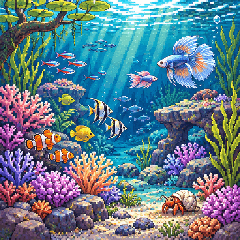
#> input picture PocketWorld/design/assets/aquarium-mature.png, 240 x 240 px, given in place of nature-young.png, which was not available
$ python build_lcd_art.py out.png
#> lines starting #> are read from the running program, lines starting #| are printed output that depends on the picture
"""Convert the design preview artwork into compact, SPI-ready LCD frames."""

import argparse
import zlib
from pathlib import Path

WORLDS = ("nature", "city", "hybrid", "fantasy", "forest", "aquarium")
SIZE = (240, 240)


def encode(rgb):
    pixels = bytearray()
    for red, green, blue in zip(rgb[0::3], rgb[1::3], rgb[2::3]):
        pixels.append((red & 248) | (green >> 5))
        pixels.append(((green & 28) << 3) | (blue >> 3))
    packed = zlib.compress(pixels, level=9)
    assert len(pixels) == 240 * 240 * 2 and zlib.decompress(packed) == pixels
    return packed


def build_frames(output, read_rgb):
    output.mkdir(parents=True, exist_ok=True)
    size = 0
    for world in WORLDS:
        young = read_rgb(world + "-young")
#> in read_rgb, image is the input picture: PIL image 240x240 P; mean R, G, B 99.2, 125.4, 139.3
        mature = read_rgb(world + "-mature")
#> call 2 of read_rgb, with name = 'nature-mature'
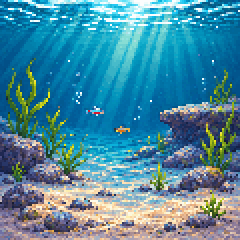
#> input picture PocketWorld/design/assets/aquarium-young.png, 240 x 240 px, given in place of nature-mature.png, which was not available
#> in read_rgb, image is the input picture: PIL image 240x240 P; mean R, G, B 74.4, 137.1, 158.6
        middle = bytes((a + b) // 2 for a, b in zip(young, mature))
        for day, frame in ((0, young), (15, middle), (30, mature)):
            packed = encode(frame)
            (output / ("lcd-art-%s-%d.dat" % (world, day))).write_bytes(packed)
            size += len(packed)
#> this loop made 3 passes
#> (day, size) on passes 1 to 3: (0, 60348), (15, 149928), (30, 168980)
#> after the loop, size = 168980
#> pass 2 of the loop in build_frames, `for world in WORLDS:`:
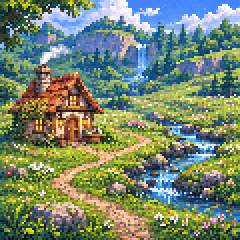
#> input picture PocketWorld/design/assets/city-young.png, 240 x 240 px
#> in read_rgb, image is the input picture: PIL image 240x240 P; mean R, G, B 118.2, 134.1, 110.7
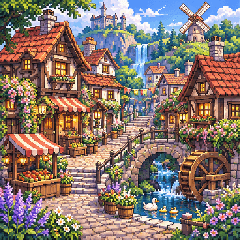
#> input picture PocketWorld/design/assets/city-mature.png, 240 x 240 px
#> in read_rgb, image is the input picture: PIL image 240x240 P; mean R, G, B 135.7, 118.7, 109.7
#> the loop in build_frames, `for day, frame in ((0, young), (15, middle), (30, mature)):` made 3 passes
#> (day, size) on passes 1 to 3: (0, 190240), (15, 287322), (30, 351926)
#> after the loop in build_frames, `for day, frame in ((0, young), (15, middle), (30, mature)):`: size = 351926
    print("18 LCD frames, %d bytes" % size)


def main():
    from PIL import Image

    parser = argparse.ArgumentParser(description=__doc__)
    parser.add_argument("output", type=Path)
    output = parser.parse_args().output
    source = Path(__file__).resolve().parents[1] / "design" / "assets"

    def read_rgb(name):
#> (the run stopped early here; a loop or call above may not have finished)
